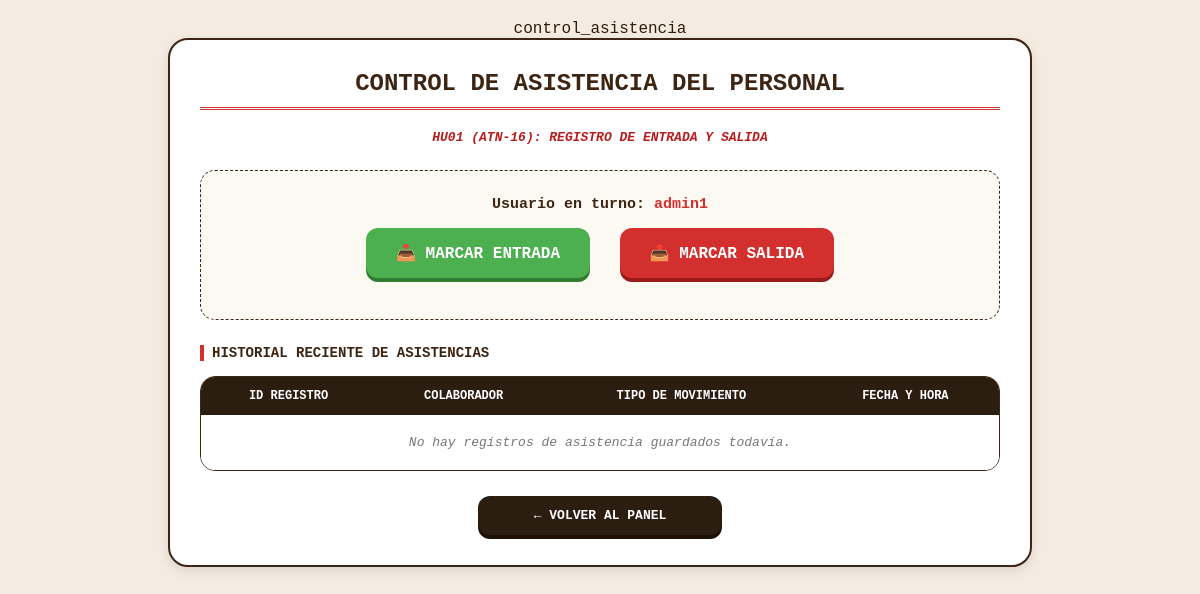
Page /control_asistencia.php (signed in) on the earlier database version.
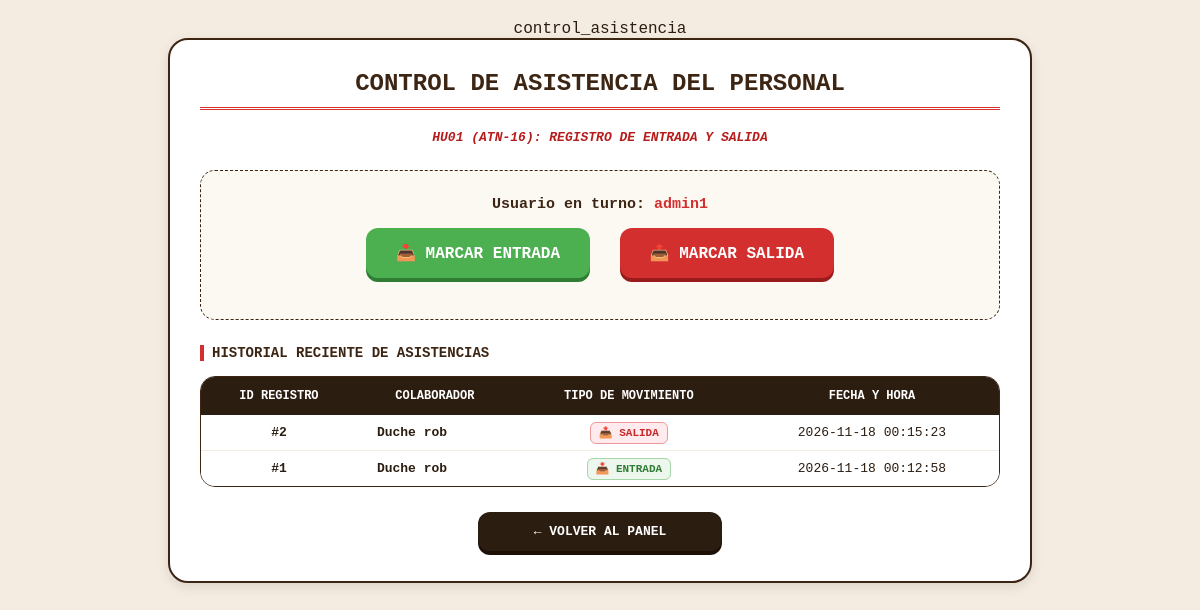
Same page on the later database version.
### tables this page shows
CREATE TABLE `asistencia` (
  `id` int(11) NOT NULL,
  `usuario` varchar(50) NOT NULL,
  `fecha_hora` datetime NOT NULL DEFAULT current_timestamp(),
  `tipo` varchar(20) NOT NULL,
  `id_usuario` int(11) DEFAULT NULL
);

CREATE TABLE `usuarios` (
  `id` int(11) NOT NULL,
  `usuario` varchar(50) NOT NULL,
  `contrasena` varchar(255) NOT NULL,
  `rol` enum('administrador','trabajador') NOT NULL
);

### control_asistencia.php (the view, shortened to what this page needs)
<?php
$conexion = new mysqli("localhost", "root", "", "taqueria_novillero");
$usuario_actual = $_SESSION['usuario'];
$sql_historial = "SELECT a.id, u.usuario, a.tipo, a.fecha_hora
                  FROM asistencia a
                  INNER JOIN usuarios u ON a.id_usuario = u.id
                  ORDER BY a.fecha_hora DESC LIMIT 15";
$resultado_historial = $conexion->query($sql_historial);
?>
<!DOCTYPE html>
<html lang="es">
<head>
</head>
<body>
<div class="container">
    <h2>Control de Asistencia del Personal</h2>
    <p class="sub-titulo">HU01 (ATN-16): Registro de entrada y salida</p>
    <div class="panel-marcaje">
        <p style="margin-top: 0; font-weight: bold; font-size: 15px; color: #3d2514;">
            Usuario en turno: <span style="color: #d32f2f;"><?php echo htmlspecialchars($usuario_actual); ?></span>
        </p>
        <form method="POST" style="display: inline-block;">
            <button type="submit" name="accion" value="ENTRADA" class="btn-accion btn-entrada">📥 Marcar Entrada</button>
            <button type="submit" name="accion" value="SALIDA" class="btn-accion btn-salida">📤 Marcar Salida</button>
        </form>
    </div>
    <h3 style="color: #3d2514; text-transform: uppercase; font-size: 14px; border-left: 4px solid #d32f2f; padding-left: 8px;">
        Historial Reciente de Asistencias
    </h3>
    <table>
        <thead>
            <tr>
                <th>ID Registro</th>
                <th>Colaborador</th>
                <th>Tipo de Movimiento</th>
                <th>Fecha y Hora</th>
            </tr>
        </thead>
        <tbody>
            <?php if ($resultado_historial && $resultado_historial->num_rows > 0): ?>
                <?php while ($row = $resultado_historial->fetch_assoc()): ?>
                    <tr>
                        <td><strong>#<?php echo $row['id']; ?></strong></td>
                        <td style="font-weight: bold; text-align: left; padding-left: 20px;"><?php echo htmlspecialchars($row['usuario']); ?></td>
                        <td>
                            <span class="<?php echo ($row['tipo'] === 'ENTRADA') ? 'badge-entrada' : 'badge-salida'; ?>">
                                <?php echo ($row['tipo'] === 'ENTRADA') ? '📥 ENTRADA' : '📤 SALIDA'; ?>
                            </span>
                        </td>
                        <td><?php echo $row['fecha_hora']; ?></td>
                    </tr>
                <?php endwhile; ?>
            <?php else: ?>
                <tr>
                    <td colspan="4" style="font-style: italic; color: #777; padding: 20px;">No hay registros de asistencia guardados todavía.</td>
                </tr>
            <?php endif; ?>
        </tbody>
    </table>
    <a href="panel_trabajador.php" class="btn-volver">← Volver al Panel</a>
</div>
</body>
</html>

Differences in the rows shown:
added asistencia: id "2", id_usuario.usuario "Duche rob", tipo "📤 SALIDA", fecha_hora "2026-11-18 00:15:23"
added asistencia: id "1", id_usuario.usuario "Duche rob", tipo "📥 ENTRADA", fecha_hora "2026-11-18 00:12:58"
Other differences:
text no longer shown: "No hay registros de asistencia guardados todavía."
